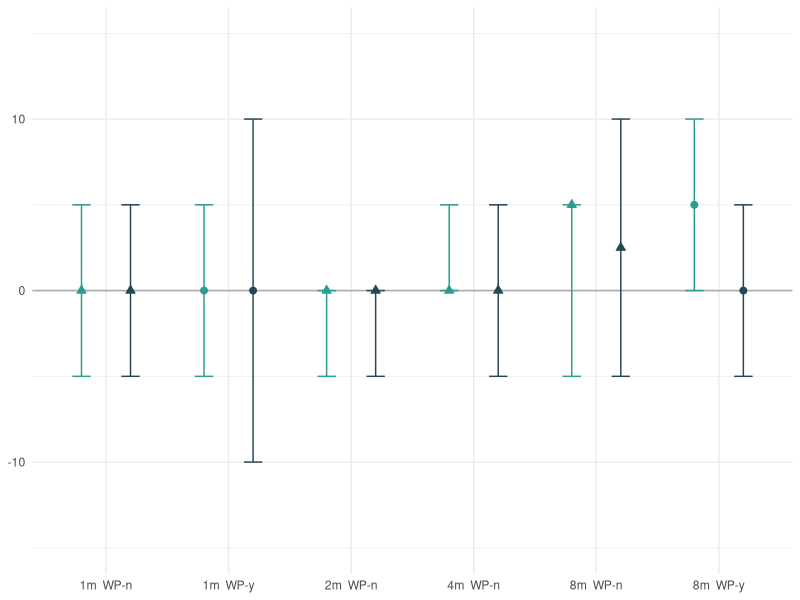
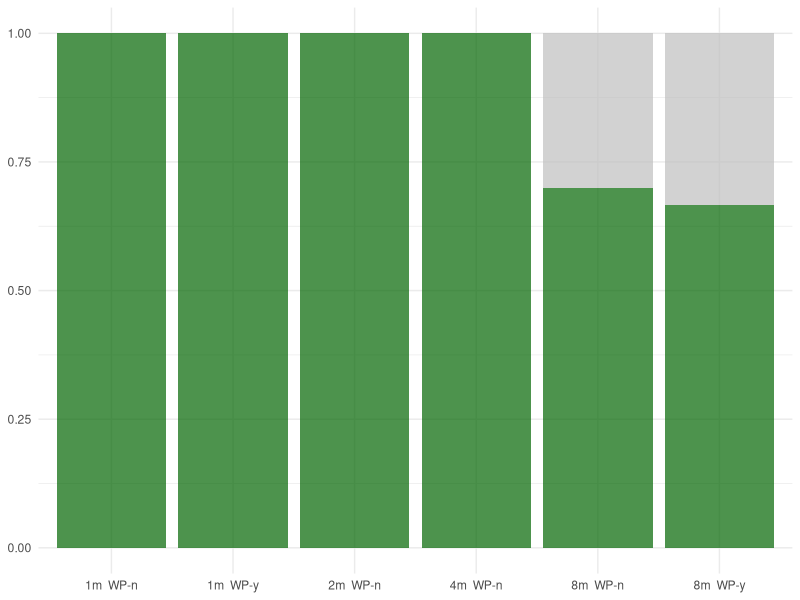
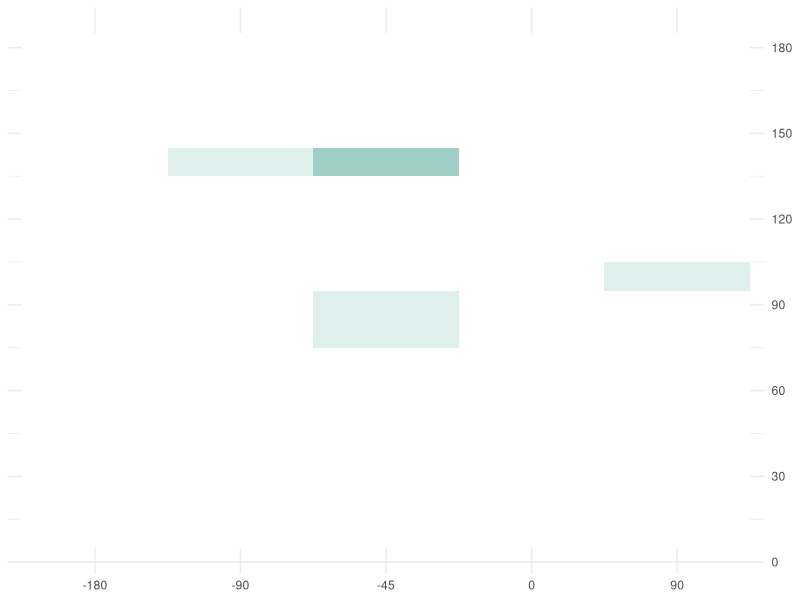
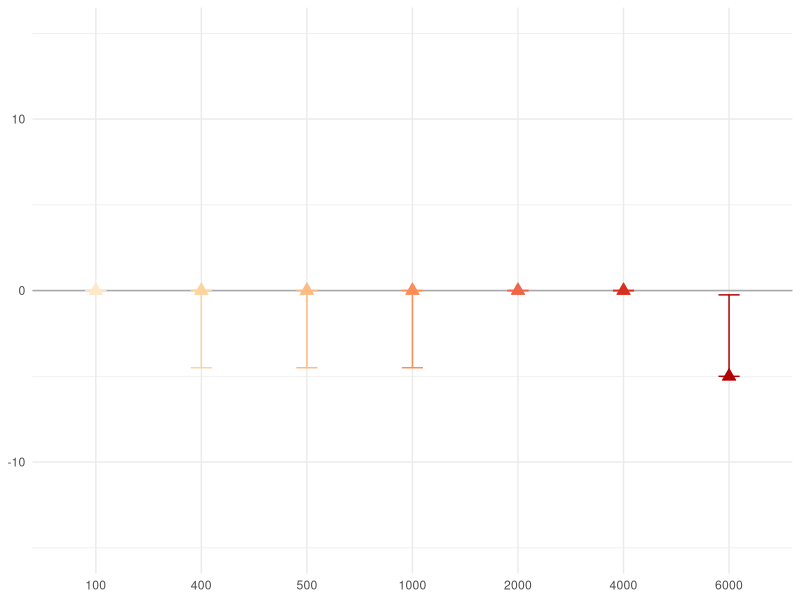
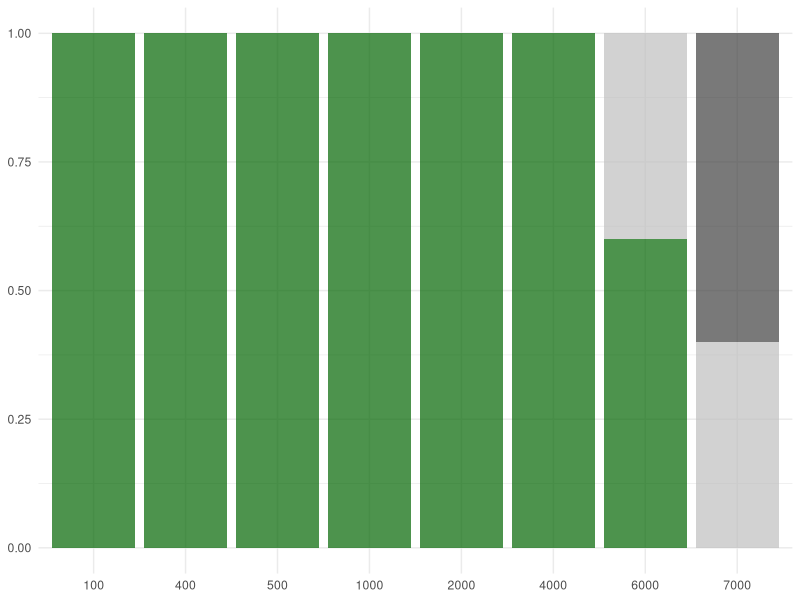
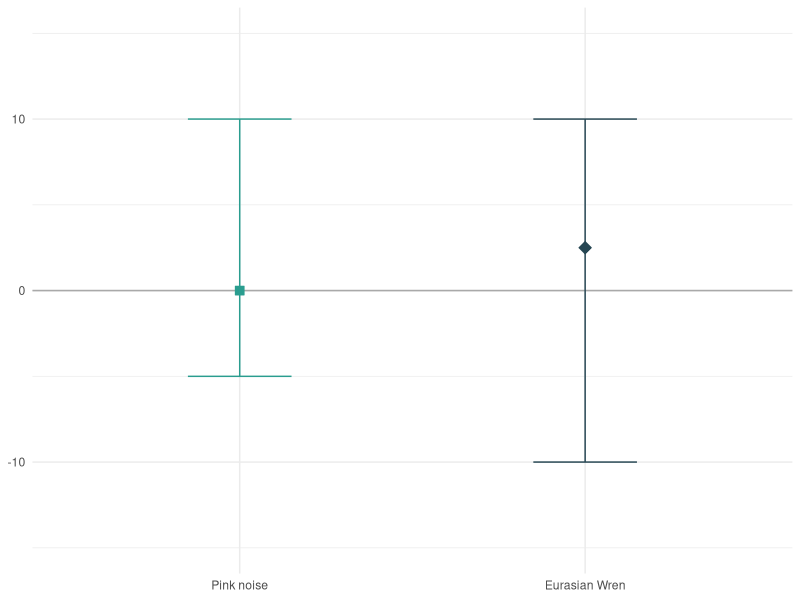
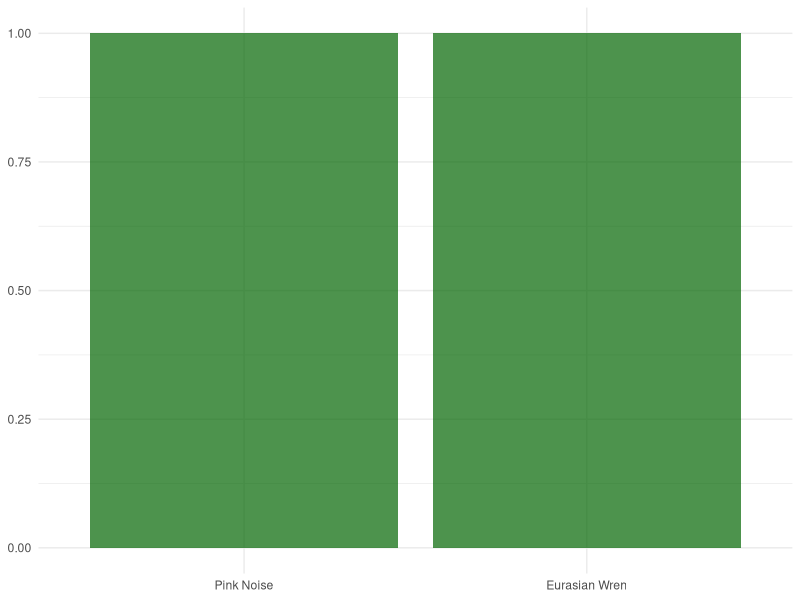
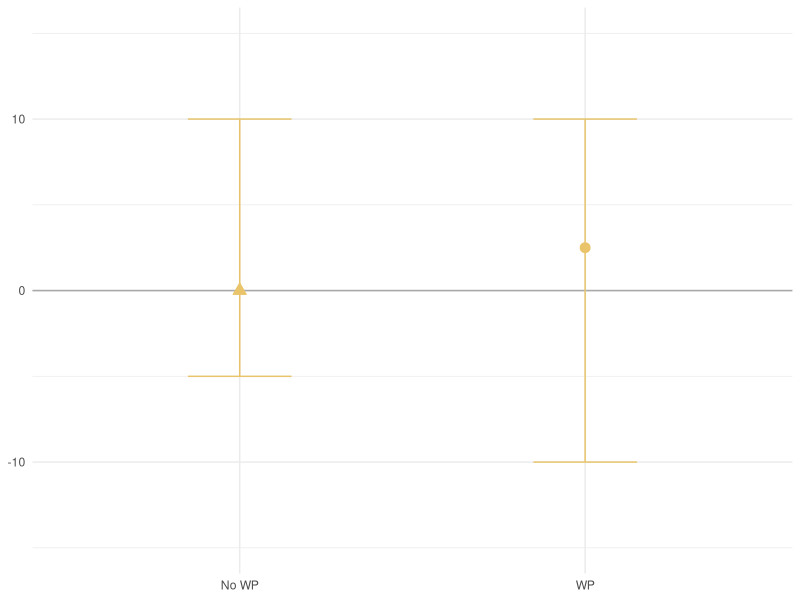

These charts were generated, in order, by the following R code:
########################################################################### .
# Scripts for Analysing the Localisation Accuracy 
#
# Starting from scratch - go to the retired code if you want to generate the old figures
#
# Becky Heath
# rh862@cam.ac.uk
#
# May 2023

##### Load Packages and set working directory #####

library(ggplot2)
library(dplyr)
library(tidyr)
library(RColorBrewer)
library(gridExtra)

setwd(dirname(rstudioapi::getActiveDocumentContext()$path))


##### Set Functions #####
compute_min_max <- function(y) {
  return(c(ymin = min(y), ymax = max(y), y = median(y)))
}




###### Load in Data ########

# Load in true values: 
# Ignore this one for now, will need to experiment with detections, may need to relable
#data <- read.csv("Data/CompleteLabLocalisation/AllTests_LocalisationData_ALLDETECTIONSTESTS.csv")

# Just use this:
dataRaw <- read.csv("Data/CompleteLabLocalisation/AllTestsJustTrueValues-newCategorisation.csv")

# New Categorisations:
# s = sweep 
# y = detection 
# m = missed (s-m = missed sweep)
# a = aliased 
# d = double (indistinguishable top)
# e = extra (first test had an extra test)

# Map to example azimuths

map_values <- c(-180, -90, -45, 0, 90)
names(map_values) <- c(30, 120, 165, -150, -60)

dataO <- dataRaw
dataRaw$True.azimuth <- map_values[as.character(dataRaw$True.azimuth)]


### Distance Tests ####


# get rid of freq-deps and Lab data for now:
data <- dataRaw[dataRaw$Trial != "freq-dep",]
data <- data[data$Trial != "Lab", ]




# Create Coarse Labels
data <- data %>%
  mutate(Trial = case_when(
     Trial == "field" ~ "Field",
#    trial == "IndoorPre" ~ "Lab",
     Trial == "lab-pre" ~ "Lab",
    TRUE ~ Trial  # Keep the original value if no condition matches
  ))

# Collate label
data <- data %>%
  mutate(label = paste0(distance.m, "m ", " WP-", WP.))

data$error <- as.numeric(data$error) # NAs introduced by coersion (OK - they're NA anyway!)

dataStore <- data

# get rid of the situations where a signal was not localised: 
data <- data[!is.na(data$error), ]


# Precision Plots

# subset to just y and y-d
data <- data[data$localised. %in% c("y", "y-d"), ]

ED<- ggplot(data = data, aes(x = label, y = error)) +
  #annotate('rect', ymin = -18, ymax = 18, xmin= -Inf, xmax = Inf, fill = "lightgray", alpha = 0.3)+
  scale_fill_manual(values = c("#2a9d8f", "#264653")) +
  scale_shape_manual(values = c(24, 21)) +
  scale_color_manual(values = c("#2a9d8f", "#264653")) +
  geom_hline(yintercept = 0, color = "darkgray") +
  #geom_jitter(aes(shape = Test.tone), position = position_jitterdodge(0.2)  ,fill = "gray", color = "gray", size = 2, alpha = 0.5) +
  stat_summary(aes(color = Test.tone, shape = WP., fill = Test.tone), fun = "median", geom = "point", size = 2, position = position_dodge(width = 0.8)) +
  stat_summary(aes(color = Test.tone), fun.data = compute_min_max, geom = "errorbar", width = 0.3, position = position_dodge(width = 0.8)) +
  labs(x = "Group", y = "Angle Error") +
  theme_minimal() +
  ylim(-15, 15) +
  theme(legend.position = "none") +
  theme(axis.title.x = element_blank(), axis.title.y = element_blank())

ED

ggsave(filename = "Figures/NewLocalisationTests/DistanceTests-NL-Summary.png", plot = last_plot(), width = 6, height = 4, dpi = 300)


## Recall Plots 

data <- dataStore


# Set Groupings 
data$localised.[data$localised. == "y-d"] <- "y"
data$localised.[data$localised. == "d"] <- "a"
data$localised.[data$localised. == "e"] <- "y"

# Get rid of the sweeps for now
data <- data[data$localised. != "s", ]
data <- data[data$localised. != "s-m", ]

# Define the possible localisation? descriptors
possible_labels <- c("y", "a", "m")


# Calculate the count and proportion of each label within each group
proportions <- data %>%
  group_by(label, localised.) %>%
  summarise(count = n()) %>%
  ungroup() %>%
  complete(label, localised. = possible_labels, fill = list(count = 0)) %>%
  group_by(label) %>%
  mutate(proportion = count / sum(count))

# Fill up missing variables: 
proportions <- proportions %>%
  group_by(label) %>%
  mutate(label = ifelse(is.na(label), max(label, na.rm = TRUE), label)) %>%
  ungroup()


setOrder <- c("y", "a", "m")
proportions$localised. <- factor(proportions$localised., levels = setOrder)



# Set the order as before
setOrder <- c("1m  WP-n","1m  WP-y","2m  WP-n","4m  WP-n","8m  WP-n","8m  WP-y")
proportions$label <- factor(proportions$label, levels = setOrder)


# Plot results! 
RD <- ggplot(data = proportions, aes(x=label, y= proportion, fill = localised.))+
  geom_col(alpha = 0.7, position = position_stack(reverse=TRUE))+
  scale_fill_manual(values = c("darkgreen","grey", "grey25"),
                    name = " ",
                    labels = c("Detected", "Non Primary", "Missed"))+
  labs(x= "", y = "Proportion") +
  theme_minimal()+
  theme(legend.position = "none") +
  theme(axis.title.x = element_blank(), axis.title.y = element_blank())
RD

ggsave(filename = "Figures/NewLocalisationTests/DistanceRecall-NL-Summary.png", plot = last_plot(), width = 6, height = 4, dpi = 300)


# Heatmaps

# Full Grid: 
all_groups <- c(-180, -90, -45, 0, 90)
all_bins <- 1:18

complete_grid <- expand.grid(True.Azimuth = all_groups, Aliaised.Bins = all_bins)


data <- data[data$localised. == "a", ]

# Put into Bins
data$Aliaized.Bins <- cut(data$Aliaized.Error, breaks = seq(0, 180, 10), include.lowest = TRUE, labels = FALSE)

# Create a table of counts for heatmap
heatmap_data <- as.data.frame(table(data$True.azimuth, data$Aliaized.Bins))

colnames(heatmap_data) <- c("True.Azimuth", "Aliaised.Bins", "Count")

# Join the dataframes
heatmap_data$True.Azimuth <- as.numeric(as.character(heatmap_data$True.Azimuth))
heatmap_data$Aliaised.Bins <- as.numeric(as.character(heatmap_data$Aliaised.Bins))

heatmap_data <- complete_grid %>%
  left_join(heatmap_data, by = c("True.Azimuth", "Aliaised.Bins")) %>%
  replace_na(list(Count = 0))

heatmap_data$True.Azimuth <- as.factor(heatmap_data$True.Azimuth)

heatmap_data$Aliaised.Bins <- heatmap_data$Aliaised.Bins *10

# Plot the heatmap
AD <- ggplot(heatmap_data, aes(x = True.Azimuth, y = Aliaised.Bins, fill = Count)) +
  geom_tile() +
  scale_fill_gradient(low = "white", high = "#2a9d8f", limits = c(0,6)) + 
  labs(y = "Aliaized Azimuth", x = "True Azimuth", fill = "Count") +
  theme_minimal() +
  theme(legend.position = "none") +
  scale_y_continuous(breaks = c(0, 30, 60, 90, 120, 150, 180), position = "right")+
  theme(axis.title.x = element_blank(), axis.title.y = element_blank())

AD




### Frequency-dependent trials: ####

data <- dataRaw[dataRaw$Trial == "freq-dep",]
data$Test.tone <- as.factor(data$Test.tone)
data <- data[!(data$Test.tone %in% c("wren", "pink")), ]


setOrder <- c("100", "400", "500", "1000","2000", "4000", "6000", "7000")
data$Test.tone <- factor(data$Test.tone, levels = setOrder)

dataStore <- data

data$error <- as.numeric(data$error)
data$Aliaized.Azimuth <- as.numeric(data$Aliaized.Azimuth)

# subset to just y and y-d
data <- data[data$localised. %in% c("y", "y-d"), ]

data$Test.tone <- droplevels(data$Test.tone)

# Set up colour map
colour <- brewer.pal(9, "OrRd")
colour_map <- setNames(colour[c(2,3,4,5,6,7,8,9)], levels(data$Test.tone))

EF <- ggplot(data = data, aes(x = Test.tone, y = error)) +
  #annotate('rect', ymin = -18, ymax = 18, xmin= -Inf, xmax = Inf, fill = "lightgray", alpha = 0.15)+
  geom_hline(yintercept = 0, color = "darkgray") +
  #geom_jitter(aes(shape = Test.tone), position = position_jitterdodge(0.2)  ,fill = "gray", color = "gray", size = 2, alpha = 0.5) +
  scale_color_manual(values=colour_map)+
  scale_fill_manual(values=colour_map)+
  stat_summary(aes(color = Test.tone, fill = Test.tone), fun = "median", geom = "point", size = 3, shape = 24) +
  stat_summary(aes(color = Test.tone), fun.data = "median_hilow", geom = "errorbar", width = 0.2) +
  labs(x = "Group", y = "Angle Difference") +
  theme_minimal() +
  ylim(-15, 15) +
  theme(legend.position = "none") +
  #scale_x_discrete(labels=c("100" = "100Hz", "400" = "400 Hz", "500" = "500Hz", "1000" = "1000Hz", "2000" = "2000Hz", "4000"= "4000Hz", "6000" = "6000Hz"))+
  theme(axis.title.x = element_blank(), axis.title.y = element_blank())

EF


ggsave(filename = "Figures/NewLocalisationTests/FrequencyTests-NL-Summary.png", plot = last_plot(), width = 6, height = 4, dpi = 300)


# Recall Chart: 

data <- dataStore

data$localised.[data$localised. == "y-d"] <- "y"
data$localised.[data$localised. == "d"] <- "a"

# Get rid of the sweeps for now
data <- data[data$localised. != "s", ]
data <- data[data$localised. != "s-m", ]

# Define the possible localisation? descriptors
possible_labels <- c("y", "a", "m")


# Calculate the count and proportion of each label within each group
proportions <- data %>%
  group_by(Test.tone, localised.) %>%
  summarise(count = n()) %>%
  ungroup() %>%
  complete(Test.tone, localised. = possible_labels, fill = list(count = 0)) %>%
  group_by(Test.tone) %>%
  mutate(proportion = count / sum(count))

setOrder <- c("y", "a", "m")
proportions$localised. <- factor(proportions$localised., levels = setOrder)

# Plot results! 
RF <- ggplot(data = proportions, aes(x=Test.tone, y= proportion, fill = localised.))+
  geom_col(alpha = 0.7, position = position_stack(reverse=TRUE))+
  scale_fill_manual(values = c("darkgreen","grey", "grey25"),
                    name = " ",
                    labels = c("Detected","Non Primary", "Missed"))+
  labs(x = "Frequency (Hz) or Test Tone", y = "Proportion") +
  theme_minimal()+
  theme(axis.title.x = element_blank(), axis.title.y = element_blank())+
  theme(legend.position = "none", ) #+
  #scale_x_discrete(labels=c("100" = "100Hz", "400" = "400 Hz", "500" = "500Hz", "1000" = "1000Hz", "2000" = "2000Hz", "4000"= "4000Hz", "6000" = "6000Hz", "7000" = "7000Hz"))

RF


ggsave(filename = "Figures/NewLocalisationTests/FrequencyRecall-NL-Summary(noLegend).png", plot = last_plot(), width = 6, height = 4, dpi = 300)


## Tone type and Weatherproofing

data <- dataRaw[dataRaw$Trial == "lab-pre",]

data$error <- as.numeric(data$error)

ET <- ggplot(data = data, aes(x = Test.tone, y = error)) +
  #annotate('rect', ymin = -18, ymax = 18, xmin= -Inf, xmax = Inf, fill = "lightgray", alpha = 0.3)+
  geom_hline(yintercept = 0, color = "darkgray") +
  #geom_jitter(aes(shape = Test.tone), position = position_jitterdodge(0.2)  ,fill = "gray", color = "gray", size = 2, alpha = 0.5) +
  stat_summary(aes(color = Test.tone, shape = Test.tone, fill = Test.tone), fun = "median", geom = "point", size = 3, position = position_dodge(width = 0.5)) +
  stat_summary(aes(color = Test.tone), fun.data = compute_min_max, geom = "errorbar", width = 0.3, position = position_dodge(width = 0.5)) +
  labs(x = "Group", y = "Angle Error") +
  scale_fill_manual(values = c("#2a9d8f", "#264653")) +
  scale_color_manual(values = c("#2a9d8f", "#264653")) +
  scale_shape_manual(values = c(22, 23)) +
  theme_minimal() +
  ylim(-15, 15) +
  theme(legend.position = "none") +
  scale_x_discrete(labels=c("pink" = "Pink noise", "wren" = "Eurasian Wren"))+
  theme(axis.title.x = element_blank(), axis.title.y = element_blank())

ET 

# Test for difference? 
y <- data[data$Test.tone == "wren", ]$error
n <- data[data$Test.tone == "pink", ]$error

result <- wilcox.test(y, n)
print(result)

# Recall 

data$localised.[data$localised. == "y-d"] <- "y"
data$localised.[data$localised. == "d"] <- "a"
data$localised.[data$localised. == "e"] <- "y" # Keep the extra localisations from early tests

# Get rid of the sweeps for now
data <- data[data$localised. != "s", ]
data <- data[data$localised. != "s-m", ]

# Define the possible localisation? descriptors
possible_labels <- c("y", "a", "m")


# Calculate the count and proportion of each label within each group
proportions <- data %>%
  group_by(Test.tone, localised.) %>%
  summarise(count = n()) %>%
  ungroup() %>%
  complete(Test.tone, localised. = possible_labels, fill = list(count = 0)) %>%
  group_by(Test.tone) %>%
  mutate(proportion = count / sum(count))

setOrder <- c("y", "a", "m")
proportions$localised. <- factor(proportions$localised., levels = setOrder)

# Plot results! 
RT <- ggplot(data = proportions, aes(x=Test.tone, y= proportion, fill = localised.))+
  geom_col(alpha = 0.7, position = position_stack(reverse=TRUE))+
  scale_fill_manual(values = c("darkgreen","grey", "grey25"),
                    name = " ",
                    labels = c("Detected","Non Primary", "Missed"))+
  labs(x = "Frequency (Hz) or Test Tone", y = "Proportion") +
  theme_minimal()+
  theme(axis.title.x = element_blank(), axis.title.y = element_blank())+
  theme(legend.position = "none", ) +
  scale_x_discrete(labels=c("pink" = "Pink Noise", "wren" = "Eurasian Wren"))

RT

# Weatherproofing 
data <- dataRaw[dataRaw$Trial == "lab-pre",]

data$error <- as.numeric(data$error)
data$WP. <- as.factor(data$WP.)

levels(data$WP.)

EWP <- ggplot(data = data, aes(x = WP., y = error)) +
  #annotate('rect', ymin = -18, ymax = 18, xmin= -Inf, xmax = Inf, fill = "lightgray", alpha = 0.3)+
  geom_hline(yintercept = 0, color = "darkgray") +
  #geom_jitter(aes(shape = Test.tone), position = position_jitterdodge(0.2)  ,fill = "gray", color = "gray", size = 2, alpha = 0.5) +
  stat_summary(aes(color = WP., shape = WP., fill = WP.), fun = "median", geom = "point", size = 3, position = position_dodge(width = 0.5)) +
  stat_summary(aes(color = WP.), fun.data = compute_min_max, geom = "errorbar", width = 0.3, position = position_dodge(width = 0.5)) +
  labs(x = "Group", y = "Angle Error") +
  scale_fill_manual(values = c("#e9c46a","#e9c46a")) +
  scale_shape_manual(values = c(24, 21)) +
  scale_color_manual(values = c("#e9c46a","#e9c46a")) +
  theme_minimal() +
  ylim(-15, 15) +
  theme(legend.position = "none", ) +
  theme(axis.title.x = element_blank())+
  scale_x_discrete(labels=c("n" = "No WP", "y" = "WP"))+
  theme(axis.title.x = element_blank(), axis.title.y = element_blank())

EWP

# Test for difference? 
y <- data[data$WP. == "y", ]$error
n <- data[data$WP. == "n", ]$error

result <- wilcox.test(y, n)
print(result)


# Recall 

data$localised.[data$localised. == "y-d"] <- "y"
data$localised.[data$localised. == "d"] <- "a"
data$localised.[data$localised. == "e"] <- "y" # Keep the extra localisations from early tests

# Get rid of the sweeps for now
data <- data[data$localised. != "s", ]
data <- data[data$localised. != "s-m", ]

# Define the possible localisation? descriptors
possible_labels <- c("y", "a", "m")


# Calculate the count and proportion of each label within each group
proportions <- data %>%
  group_by(WP., localised.) %>%
  summarise(count = n()) %>%
  ungroup() %>%
  complete(WP., localised. = possible_labels, fill = list(count = 0)) %>%
  group_by(WP.) %>%
  mutate(proportion = count / sum(count))

setOrder <- c("y", "a", "m")
proportions$localised. <- factor(proportions$localised., levels = setOrder)


# Plot results! 
RWP <- ggplot(data = proportions, aes(x=WP., y= proportion, fill = localised.))+
  geom_col(alpha = 0.7, position = position_stack(reverse=TRUE))+
  scale_fill_manual(values = c("darkgreen","grey", "grey25"),
                    name = " ",
                    labels = c("Detected","Non Primary", "Missed"))+
  labs(x = "Frequency (Hz) or Test Tone", y = "Proportion") +
  theme_minimal()+
  theme(axis.title.x = element_blank(), axis.title.y = element_blank())+
  theme(legend.position = "none", ) +
  scale_x_discrete(labels=c("n" = "No WP", "y" = "WP"))

RWP


# COMBINE 

top_row <- arrangeGrob(ET, EWP, RT, RWP, ncol=4, widths=c(1,1,1,1))
middle_row <- arrangeGrob(ED, RD, ncol=2, widths=c(2,2))
bottom_row <- arrangeGrob(EF, RF, ncol=2, widths=c(2,2))


bigBoi <- grid.arrange(top_row, middle_row, bottom_row, nrow=3)

bigBoi

ggsave(filename = "Figures/NewLocalisationTests/ALL-TESTS-precision-recall-long.png", plot = bigBoi, width = 6.3, height = 8.3, dpi = 500)



### Retired Code I didn't have the heart to delete 
# 
# # Heatmap: 
# 
# # Full Grid: 
# all_groups <- c(-180, -90, -45, 0, 90)
# all_bins <- 1:18
# 
# complete_grid <- expand.grid(True.Azimuth = all_groups, Aliaised.Bins = all_bins)
# # 
# 
# data <- data[data$localised. == "a", ]
# 
# # Put into Bins
# data$Aliaized.Bins <- cut(data$Aliaized.Error, breaks = seq(0, 180, 10), include.lowest = TRUE, labels = FALSE)
# 
# # Create a table of counts for heatmap
# heatmap_data <- as.data.frame(table(data$True.azimuth, data$Aliaized.Bins))
# 
# colnames(heatmap_data) <- c("True.Azimuth", "Aliaised.Bins", "Count")
# 
# # Join the dataframes
# heatmap_data$True.Azimuth <- as.numeric(as.character(heatmap_data$True.Azimuth))
# heatmap_data$Aliaised.Bins <- as.numeric(as.character(heatmap_data$Aliaised.Bins))
# 
# heatmap_data <- complete_grid %>%
#   left_join(heatmap_data, by = c("True.Azimuth", "Aliaised.Bins")) %>%
#   replace_na(list(Count = 0))
# 
# heatmap_data$True.Azimuth <- as.factor(heatmap_data$True.Azimuth)
# 
# heatmap_data$Aliaised.Bins <- heatmap_data$Aliaised.Bins *10
# 
# # Plot the heatmap
# AF <- ggplot(heatmap_data, aes(x = True.Azimuth, y = Aliaised.Bins, fill = Count)) +
#   geom_tile() +
#   scale_fill_gradient(low = "white", high = "turquoise4", limits = c(0,6)) + 
#   labs(y = "Aliaized Azimuth", x = "True Azimuth", fill = "Count") +
#   theme_minimal() +
#   theme(legend.position = "none") +
#   scale_y_continuous(breaks = c(0, 30, 60, 90, 120, 150, 180), position = "right")+
#   theme(axis.title.x = element_blank(), axis.title.y = element_blank())
# 
# AF
# 
# 
# # Full Grid: 
# all_groups <- c(-180, -90, -45, 0, 90)
# all_bins <- 1:18
# 
# complete_grid <- expand.grid(True.Azimuth = all_groups, Aliaised.Bins = all_bins)
# 
# data <- dataRaw
# data <- data[data$localised. == "a", ]
# 
# # Put into Bins
# data$Aliaized.Bins <- cut(data$Aliaized.Error, breaks = seq(0, 180, 10), include.lowest = TRUE, labels = FALSE)
# 
# # Create a table of counts for heatmap
# heatmap_data <- as.data.frame(table(data$True.azimuth, data$Aliaized.Bins))
# 
# colnames(heatmap_data) <- c("True.Azimuth", "Aliaised.Bins", "Count")
# 
# # Join the dataframes
# heatmap_data$True.Azimuth <- as.numeric(as.character(heatmap_data$True.Azimuth))
# heatmap_data$Aliaised.Bins <- as.numeric(as.character(heatmap_data$Aliaised.Bins))
# 
# heatmap_data <- complete_grid %>%
#   left_join(heatmap_data, by = c("True.Azimuth", "Aliaised.Bins")) %>%
#   replace_na(list(Count = 0))
# 
# heatmap_data$True.Azimuth <- as.factor(heatmap_data$True.Azimuth)
# 
# heatmap_data$Aliaised.Bins <- heatmap_data$Aliaised.Bins *10
# 
# # Plot the heatmap
# A <- ggplot(heatmap_data, aes(x = True.Azimuth, y = Aliaised.Bins, fill = Count)) +
#   geom_tile() +
#   scale_fill_gradient(low = "white", high = "#2a9d8f") + 
#   labs(y = "Aliaized Azimuth", x = "True Azimuth", fill = "Count", limits = c(0,6)) +
#   theme_minimal() +
#   theme(legend.position = "none") +
#   scale_y_continuous(breaks = c(0, 30, 60, 90, 120, 150, 180), position = "right")+
#   theme(axis.title.x = element_blank(), axis.title.y = element_blank())
# 
# A
